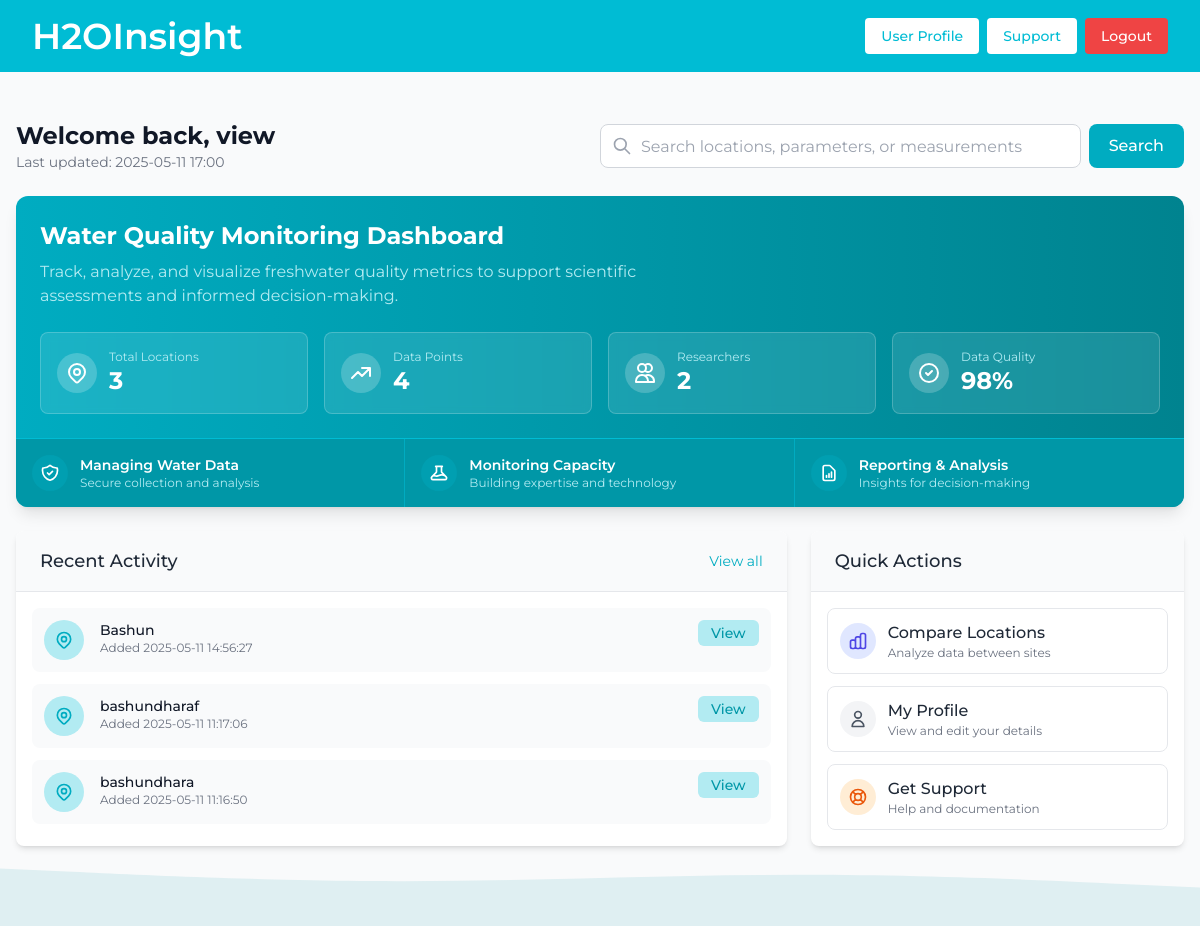
/ (signed in), run on the app's committed database.
### tables this page shows
CREATE TABLE locations (
    location_id INTEGER PRIMARY KEY AUTOINCREMENT,
    user_id INTEGER,
    location_name TEXT NOT NULL,
    description TEXT,
    latitude REAL DEFAULT 0.00,
    longitude REAL DEFAULT 0.00,
    date_submitted TIMESTAMP DEFAULT CURRENT_TIMESTAMP,
    FOREIGN KEY (user_id) REFERENCES users(user_id) ON DELETE SET NULL
);

### app.py (the view, shortened to what this page needs)
@app.route("/", methods=["GET", "POST"])
def index():
    from models.db import get_cursor
    if request.method == "GET":
        if session.get("user_id"):
            cur, db = get_cursor()
            cur.execute("SELECT COUNT(*) FROM locations")
            location_count = cur.fetchone()[0]
            cur.execute("SELECT COUNT(*) FROM data")
            measurement_count = cur.fetchone()[0]
            cur.execute("SELECT COUNT(*) FROM users WHERE user_type = 'R'")
            researcher_count = cur.fetchone()[0]
            cur.execute("SELECT location_id, location_name, date_submitted FROM locations ORDER BY date_submitted DESC LIMIT 5")
            recent_locations_raw = cur.fetchall()
            recent_locations = []
            for loc in recent_locations_raw:
                recent_locations.append({
                    "location_id": loc[0],
                    "location_name": loc[1],
                    "date_submitted": loc[2]
                })
            cur.close()
            db.close()
            return render_template(
                "index.html",
                location_count=location_count,
                measurement_count=measurement_count,
                researcher_count=researcher_count,
                recent_locations=recent_locations,
                current_time=datetime.now().strftime('%Y-%m-%d %H:%M')
            )
        else:
            return render_template("index.html", current_time=datetime.now().strftime('%Y-%m-%d %H:%M'))

### models/db.py (called while the page is built)
def get_cursor(dictionary=False):
    db = sqlite3.connect(DB_PATH)
    db.execute("PRAGMA foreign_keys = ON")
    if dictionary:
        db.row_factory = sqlite3.Row
    cur = db.cursor()
    return cur, db

### templates/index.html (shortened to what this page needs)
{% extends "layout.html" %}
{% block main %}
    {% if session["user_id"] %}
    <div class="max-w-7xl mx-auto px-4 py-6">
        <div class="flex flex-col lg:flex-row justify-between items-start lg:items-center mb-6 gap-4">
            <div>
                <h1 class="text-2xl font-bold text-gray-900">Welcome back, {{ session.get("user_name") }}</h1>
                <p class="text-sm text-gray-500">Last updated: {{ current_time }}</p>
            </div>
            <div class="w-full lg:w-1/2">
                <form action="" method="POST" class="flex">
                    <div class="relative flex-grow">
                        <div class="absolute inset-y-0 left-0 pl-3 flex items-center pointer-events-none">
                        </div>
                        <input type="search"
                               class="w-full h-11 pl-10 pr-4 rounded-lg border border-gray-300 focus:outline-none focus:ring-2 focus:ring-primary-500 focus:border-transparent transition"
                               placeholder="Search locations, parameters, or measurements"
                               required
                               name="q">
                    </div>
                    <button type="submit" class="ml-2 px-5 py-2.5 bg-primary-600 hover:bg-primary-700 text-white font-medium rounded-lg transition-colors duration-200 focus:outline-none focus:ring-2 focus:ring-primary-500 focus:ring-offset-2">
                        Search
                    </button>
                </form>
            </div>
        </div>
        <div class="bg-gradient-to-r from-primary-600 to-primary-800 rounded-xl shadow-lg overflow-hidden mb-6">
            <div class="p-6 text-white">
                <div class="flex flex-col md:flex-row justify-between items-start md:items-center mb-6">
                    <div>
                        <h2 class="text-2xl font-bold mb-2">Water Quality Monitoring Dashboard</h2>
                        <p class="text-primary-100 max-w-2xl">Track, analyze, and visualize freshwater quality metrics to support scientific assessments and informed decision-making.</p>
                    </div>
                </div>
                <div class="grid grid-cols-1 md:grid-cols-2 lg:grid-cols-4 gap-4 mt-4">
                    <div class="bg-white bg-opacity-10 backdrop-blur-sm rounded-lg p-4 border border-white border-opacity-20">
                        <div class="flex items-center">
                            <div class="p-2 rounded-full bg-white bg-opacity-20 mr-3">
                            </div>
                            <div>
                                <p class="text-xs text-primary-100">Total Locations</p>
                                <p class="text-2xl font-bold text-white">{{ location_count }}</p>
                            </div>
                        </div>
                    </div>
                    <div class="bg-white bg-opacity-10 backdrop-blur-sm rounded-lg p-4 border border-white border-opacity-20">
                        <div class="flex items-center">
                            <div class="p-2 rounded-full bg-white bg-opacity-20 mr-3">
                                <svg class="w-6 h-6 text-white" fill="none" stroke="currentColor" viewBox="0 0 24 24">
                                    <path stroke-linecap="round" stroke-linejoin="round" stroke-width="2" d="M13 7h8m0 0v8m0-8l-8 8-4-4-6 6"></path>
                                </svg>
                            </div>
                            <div>
                                <p class="text-xs text-primary-100">Data Points</p>
                                <p class="text-2xl font-bold text-white">{{ measurement_count }}</p>
                            </div>
                        </div>
                    </div>
                    <div class="bg-white bg-opacity-10 backdrop-blur-sm rounded-lg p-4 border border-white border-opacity-20">
                        <div class="flex items-center">
                            <div class="p-2 rounded-full bg-white bg-opacity-20 mr-3">
                                <svg class="w-6 h-6 text-white" fill="none" stroke="currentColor" viewBox="0 0 24 24">
                                    <path stroke-linecap="round" stroke-linejoin="round" stroke-width="2" d="M12 4.354a4 4 0 110 5.292M15 21H3v-1a6 6 0 0112 0v1zm0 0h6v-1a6 6 0 00-9-5.197M13 7a4 4 0 11-8 0 4 4 0 018 0z"></path>
                                </svg>
                            </div>
                            <div>
                                <p class="text-xs text-primary-100">Researchers</p>
                                <p class="text-2xl font-bold text-white">{{ researcher_count }}</p>
                            </div>
                        </div>
                    </div>
                    <div class="bg-white bg-opacity-10 backdrop-blur-sm rounded-lg p-4 border border-white border-opacity-20">
                        <div class="flex items-center">
                            <div class="p-2 rounded-full bg-white bg-opacity-20 mr-3">
                                <svg class="w-6 h-6 text-white" fill="none" stroke="currentColor" viewBox="0 0 24 24">
                                    <path stroke-linecap="round" stroke-linejoin="round" stroke-width="2" d="M9 12l2 2 4-4m6 2a9 9 0 11-18 0 9 9 0 0118 0z"></path>
                                </svg>
                            </div>
                            <div>
                                <p class="text-xs text-primary-100">Data Quality</p>
                                <p class="text-2xl font-bold text-white">98%</p>
                            </div>
                        </div>
                    </div>
                </div>
            </div>
            <div class="grid grid-cols-1 md:grid-cols-3 border-t border-primary-500 bg-primary-700">
                <div class="p-4 md:border-r border-primary-600 hover:bg-primary-800 transition-colors">
                    <div class="flex items-center">
                        <div class="mr-3 p-2 rounded-full bg-primary-500 bg-opacity-20">
                        </div>
                        <div>
                            <h3 class="text-sm font-semibold text-white">Managing Water Data</h3>
                            <p class="text-xs text-primary-100">Secure collection and analysis</p>
                        </div>
                    </div>
                </div>
                <div class="p-4 md:border-r border-primary-600 hover:bg-primary-800 transition-colors">
                    <div class="flex items-center">
                        <div class="mr-3 p-2 rounded-full bg-primary-500 bg-opacity-20">
                        </div>
                        <div>
                            <h3 class="text-sm font-semibold text-white">Monitoring Capacity</h3>
                            <p class="text-xs text-primary-100">Building expertise and technology</p>
                        </div>
                    </div>
                </div>
                <div class="p-4 hover:bg-primary-800 transition-colors">
                    <div class="flex items-center">
                        <div class="mr-3 p-2 rounded-full bg-primary-500 bg-opacity-20">
                            <svg class="w-5 h-5 text-white" fill="none" stroke="currentColor" viewBox="0 0 24 24">
                                <path stroke-linecap="round" stroke-linejoin="round" stroke-width="2" d="M9 17v-2m3 2v-4m3 4v-6m2 10H7a2 2 0 01-2-2V5a2 2 0 012-2h5.586a1 1 0 01.707.293l5.414 5.414a1 1 0 01.293.707V19a2 2 0 01-2 2z"></path>
                            </svg>
                        </div>
                        <div>
                            <h3 class="text-sm font-semibold text-white">Reporting & Analysis</h3>
                            <p class="text-xs text-primary-100">Insights for decision-making</p>
                        </div>
                    </div>
                </div>
            </div>
        </div>
        <div class="grid grid-cols-1 lg:grid-cols-3 gap-6 mb-8">
            <div class="lg:col-span-2 bg-white rounded-lg shadow-md overflow-hidden">
                <div class="px-6 py-4 bg-gray-50 border-b border-gray-200 flex justify-between items-center">
                    <h3 class="text-lg font-medium text-gray-800">Recent Activity</h3>
                    <a href="#" class="text-sm text-primary-600 hover:text-primary-800">View all</a>
                </div>
                <div class="p-4">
                    {% if recent_locations %}
                        <div class="space-y-3">
                            {% for location in recent_locations %}
                                <div class="flex items-start space-x-4 p-3 bg-gray-50 hover:bg-gray-100 rounded-lg transition-colors">
                                    <div class="flex-shrink-0">
                                        <div class="w-10 h-10 rounded-full bg-primary-100 flex items-center justify-center">
                                        </div>
                                    </div>
                                    <div class="flex-1 min-w-0">
                                        <p class="text-sm font-medium text-gray-900 truncate">
                                            {{ location.location_name }}
                                        </p>
                                        <p class="text-xs text-gray-500">
                                            Added {% if location.date_submitted is string %}
                                                {{ location.date_submitted }}
                                            {% else %}
                                                {{ location.date_submitted.strftime('%Y-%m-%d') if location.date_submitted else 'N/A' }}
                                            {% endif %}
                                        </p>
                                    </div>
                                    <div class="flex-shrink-0">
                                        <a href="{{ url_for('locations.view', location_id=location.location_id) }}"
                                           class="inline-flex items-center px-3 py-1 border border-transparent text-sm leading-4 font-medium rounded-md text-primary-700 bg-primary-100 hover:bg-primary-200 focus:outline-none focus:ring-2 focus:ring-offset-2 focus:ring-primary-500">
                                            View
                                        </a>
                                    </div>
                                </div>
                            {% endfor %}
                        </div>
                    {% endif %}
                </div>
            </div>
            <div class="bg-white rounded-lg shadow-md overflow-hidden">
                <div class="px-6 py-4 bg-gray-50 border-b border-gray-200">
                    <h3 class="text-lg font-medium text-gray-800">Quick Actions</h3>
                </div>
                <div class="p-4">
                    <div class="grid grid-cols-1 gap-3">
                        <a href="{{ url_for('data.compare_between_locations') }}" class="flex items-center p-3 rounded-lg border border-gray-200 hover:bg-gray-50 transition-colors">
                            <div class="bg-indigo-100 rounded-full p-2 mr-3">
                            </div>
                            <div>
                                <p class="font-medium text-gray-800">Compare Locations</p>
                                <p class="text-xs text-gray-500">Analyze data between sites</p>
                            </div>
                        </a>
                        <a href="{{ url_for('profile.profile') }}" class="flex items-center p-3 rounded-lg border border-gray-200 hover:bg-gray-50 transition-colors">
                            <div class="bg-gray-100 rounded-full p-2 mr-3">
                                <svg class="w-5 h-5 text-gray-600" fill="none" stroke="currentColor" viewBox="0 0 24 24">
                                    <path stroke-linecap="round" stroke-linejoin="round" stroke-width="2" d="M16 7a4 4 0 11-8 0 4 4 0 018 0zM12 14a7 7 0 00-7 7h14a7 7 0 00-7-7z"></path>
                                </svg>
                            </div>
                            <div>
                                <p class="font-medium text-gray-800">My Profile</p>
                                <p class="text-xs text-gray-500">View and edit your details</p>
                            </div>
                        </a>
                        <a href="{{ url_for('support.support') }}" class="flex items-center p-3 rounded-lg border border-gray-200 hover:bg-gray-50 transition-colors">
                            <div class="bg-orange-100 rounded-full p-2 mr-3">
                            </div>
                            <div>
                                <p class="font-medium text-gray-800">Get Support</p>
                                <p class="text-xs text-gray-500">Help and documentation</p>
                            </div>
                        </a>
                    </div>
                </div>
            </div>
        </div>
    </div>
    <div class="fixed bottom-0 left-0 right-0 h-24 -z-10 opacity-10">
    </div>
    {% endif %}
{% endblock %}

### data on the page
locations: location_name "Bashun", date_submitted "2025-05-11 14:56:27"
locations: location_name "bashundharaf", date_submitted "2025-05-11 11:17:06"
locations: location_name "bashundhara", date_submitted "2025-05-11 11:16:50"

### other printed values
{{ session.get("user_name") }} "view"
{{ location_count }} "3"
{{ measurement_count }} "4"
{{ researcher_count }} "2"
